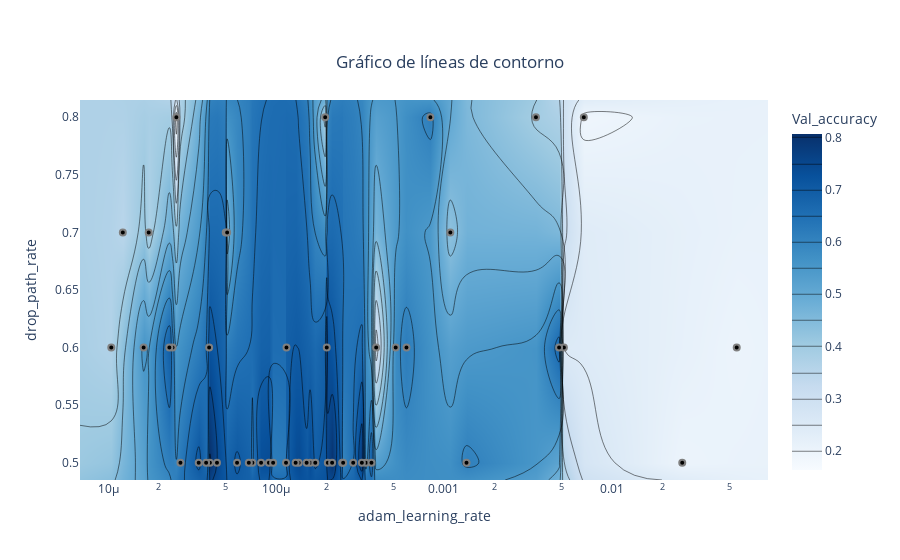

Write notebook code for a chart like this one.
### Code cell
fig = optuna.visualization.plot_contour(study_GRU, params=["adam_learning_rate", "drop_path_rate"],target_name="Val_accuracy")
config = {
  'toImageButtonOptions': {
    'format': 'png', # one of png, svg, jpeg, webp
    'filename': 'custom_image',
    'height': 500,
    'width': 1000,
    'scale':4 # Multiply title/legend/axis/canvas sizes by this factor
  }
}
fig.update_layout(title={
                    'text':"Gráfico de líneas de contorno",
                    'x':0.5, #Centrar el título horizontalmente
                    'y':0.90, #Posicionar el título en la parte superior
                    'xanchor': 'center',
                    'yanchor': 'top'})
fig.show( config=config)

### Figure 1 — Plotly figure (JSON) as saved in the notebook; plotly's stock layout.template omitted (floating-point values rounded to 4 significant figures; data arrays with more than 128 entries replaced by an {"elided": "..."} marker saying what was removed)
{"data": [{"colorbar": {"title": {"text": "Val_accuracy"}}, "colorscale": [[0, "rgb(247,251,255)"], [0.125, "rgb(222,235,247)"], [0.25, "rgb(198,219,239)"], [0.375, "rgb(158,202,225)"], [0.5, "rgb(107,174,214)"], [0.625, "rgb(66,146,198)"], [0.75, "rgb(33,113,181)"], [0.875, "rgb(8,81,156)"], [1, "rgb(8,48,107)"]], "connectgaps": true, "contours": {"coloring": "heatmap"}, "hoverinfo": "none", "line": {"smoothing": 1.3}, "reversescale": false, "type": "contour", "x": [6.808e-06, 1.045e-05, 1.225e-05, 1.629e-05, 1.746e-05, 2.317e-05, 2.422e-05, 2.551e-05, 2.698e-05, 3.466e-05, 3.837e-05, 3.998e-05, 4.039e-05, 4.453e-05, 5.02e-05, 5.118e-05, 5.864e-05, 6.889e-05, 7.237e-05, 8.148e-05, 9.074e-05, 9.614e-05, 0.0001147, 0.0001154, 0.0001309, 0.0001365, 0.0001522, 0.0001594, 0.0001713, 0.0001963, 0.0002005, 0.0002035, 0.0002158, 0.0002476, 0.0002511, 0.0002882, 0.0003244, 0.0003431, 0.0003702, 0.0003949, 0.000516, 0.0005981, 0.00083, 0.001091, 0.001362, 0.00353, 0.004848, 0.005178, 0.006804, 0.02623, 0.05535, 0.08498], "y": [0.485, 0.5, 0.6, 0.7, 0.8, 0.815], "z": {"elided": "6x52 float values"}}, {"marker": {"color": "black", "line": {"color": "Grey", "width": 2}}, "mode": "markers", "showlegend": false, "type": "scatter", "x": [0.02623, 2.551e-05, 0.005178, 0.006804, 0.00353, 4.453e-05, 0.004848, 1.746e-05, 0.0001365, 1.225e-05, 0.0003431, 0.0001594, 0.0001154, 7.237e-05, 0.0005981, 5.864e-05, 0.0002882, 0.001091, 3.998e-05, 4.039e-05, 1.045e-05, 3.837e-05, 6.889e-05, 2.698e-05, 0.0001522, 2.422e-05, 8.148e-05, 0.0002005, 5.02e-05, 0.05535, 1.629e-05, 0.0002035, 0.0002476, 3.466e-05, 9.074e-05, 0.000516, 0.0001963, 9.614e-05, 2.317e-05, 5.118e-05, 0.0001147, 0.0001713, 0.0001309, 0.0003244, 0.0003702, 0.0002158, 0.00083, 0.001362, 0.0002511, 0.0003949], "y": [0.5, 0.8, 0.6, 0.8, 0.8, 0.5, 0.6, 0.7, 0.5, 0.7, 0.5, 0.5, 0.6, 0.5, 0.6, 0.5, 0.5, 0.7, 0.6, 0.5, 0.6, 0.5, 0.5, 0.5, 0.5, 0.6, 0.5, 0.6, 0.7, 0.6, 0.6, 0.5, 0.5, 0.5, 0.5, 0.6, 0.8, 0.5, 0.6, 0.7, 0.5, 0.5, 0.5, 0.5, 0.5, 0.5, 0.8, 0.5, 0.5, 0.6]}], "layout": {"title": {"text": "Gráfico de líneas de contorno", "x": 0.5, "xanchor": "center", "y": 0.9, "yanchor": "top"}, "xaxis": {"range": [-5.167, -1.071], "title": {"text": "adam_learning_rate"}, "type": "log"}, "yaxis": {"range": [0.485, 0.815], "title": {"text": "drop_path_rate"}}}}
